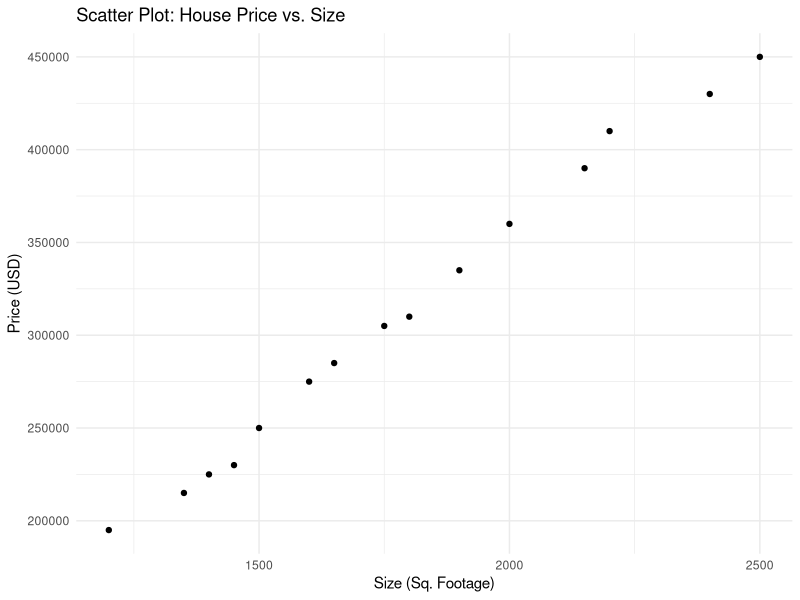
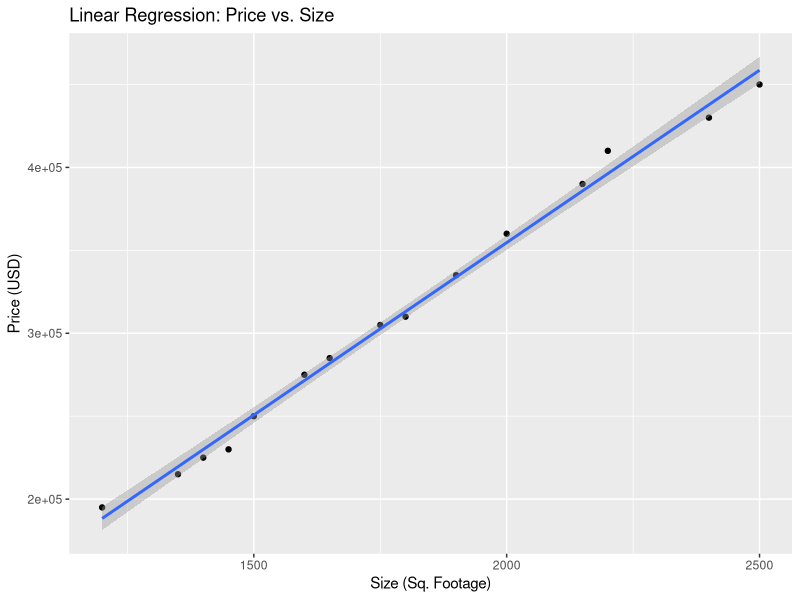

These figures' R source, in order:
#AIM:

#To load and explore data in R using tibbles, perform descriptive analysis, fit a linear regression model, visualize the regression line, and evaluate model performance using statistical metrics such as R-squared and p-values. 
#Load the libraries you will need in R programming  
#a)Load the data as a tibble (readr has a function that does this directly)  
#b)Get the descriptives for your data so you can understand what you're dealing with a little better   
#c) Explore the data and see if there are any interesting trends to consider   
#d) Define the linear model   
#e) Plot the regression line   
#f) Print the results of the model   
#g) How many observations was the regression run on?   
#h) What is the R-squared of this regression? What does it tell you?  
#i) Determine if size is a statistically significant predictor of price.   
#j) What is the regression equation associated with this regression model?   

#SOLUTION:

library(tidyverse)
library(readr)

# --- Data Definition ---
house_data <- tibble(
  size = c(1500, 1650, 1800, 1400, 2000, 2150, 1750, 1200, 2500, 1900, 1350, 2200, 1600, 2400, 1450),
  price = c(250000, 285000, 310000, 225000, 360000, 390000, 305000, 195000, 450000, 335000, 215000, 410000, 275000, 430000, 230000)
)
# Use this line if reading from file:
# house_data <- read_csv("C:/Users/RENUKA/Downloads/house_Data.csv")
# -------------------------

# b) Descriptive Statistics
cat("Descriptive Statistics:\n")
print(summary(house_data))

# c) Data Exploration
cat("\nData Glimpse:\n")
print(glimpse(house_data))
print(head(house_data))

# Scatter Plot
ggplot(house_data, aes(x = size, y = price)) +
  geom_point() + 
  labs(title = "Scatter Plot: House Price vs. Size", x = "Size (Sq. Footage)", y = "Price (USD)") +
  theme_minimal()

# d) Define the linear model
model <- lm(price ~ size, data = house_data)

# e) Plot the regression line
ggplot(house_data, aes(x = size, y = price)) +
  geom_point() +
  geom_smooth(method = "lm") + 
  labs(title = "Linear Regression: Price vs. Size", x = "Size (Sq. Footage)", y = "Price (USD)") 

# f) Print the results of the model
cat("\nModel Summary/Results:\n")
model_summary <- summary(model)
print(model_summary)

# g) Number of Observations
cat("\nNumber of Observations (N):\n")
N_obs <- nobs(model) 
cat(N_obs, "\n")

# h) R-squared Value and Interpretation
cat("\nR-squared Value:\n")
r_squared <- model_summary$r.squared
cat(round(r_squared, 4), "\n")

# i) Statistical Significance of 'size'
cat("\nP-value for 'size' and Significance:\n")
p_value_size <- model_summary$coefficients["size", "Pr(>|t|)"]
if (p_value_size < 0.05) {
  cat("Conclusion: Statistically significant (p < 0.05).\n")
} else {
  cat("Conclusion: Not statistically significant (p > 0.05).\n")
}
# j) Regression Equation
# Regression Equation (using indexes)
intercept <- model_summary$coefficients[1, 1]
slope_size <- model_summary$coefficients[2, 1]

cat("Regression Equation:\n")
cat("Price =", round(intercept, 2), "+ (", round(slope_size, 4), " * Size)\n")







